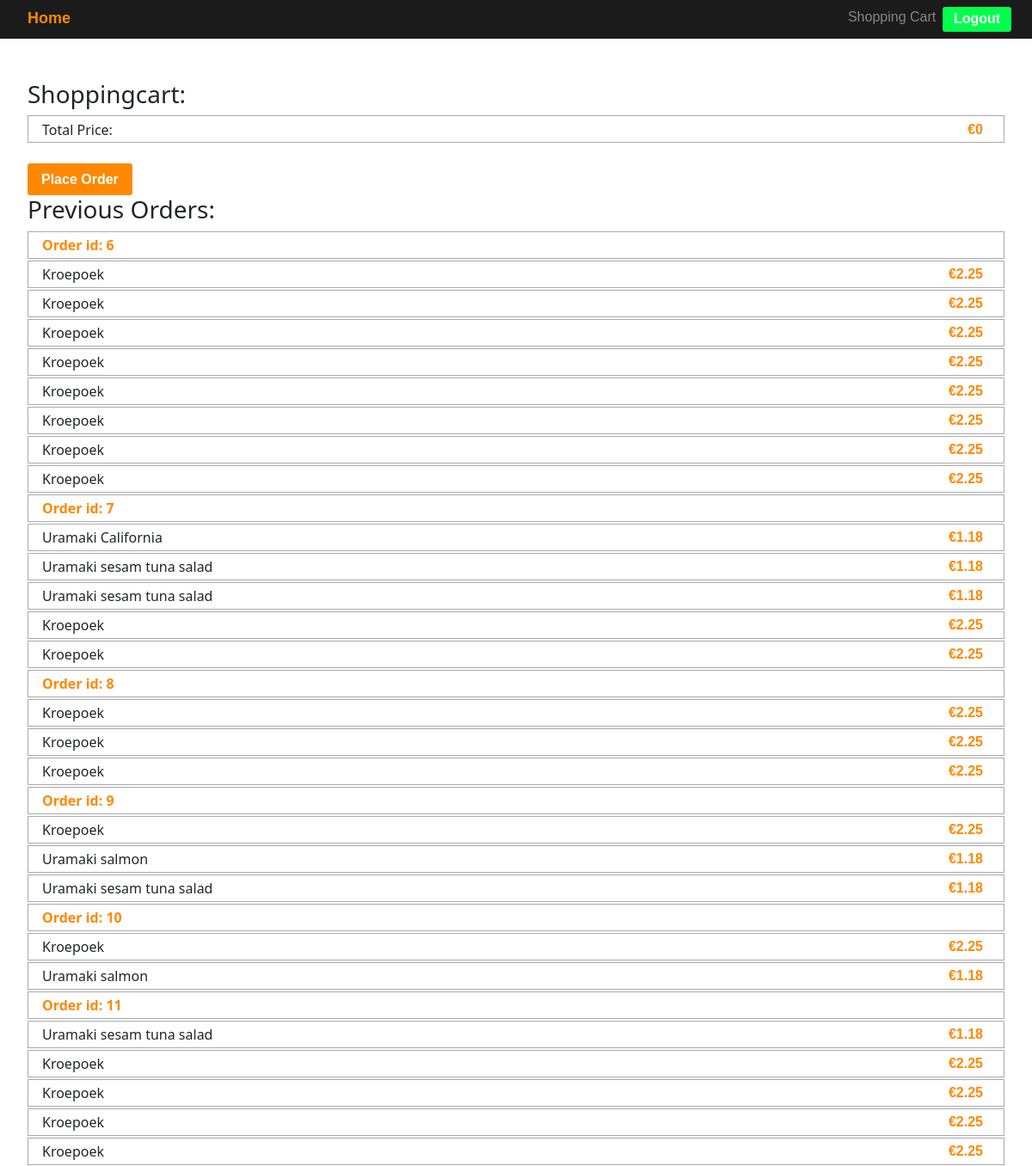
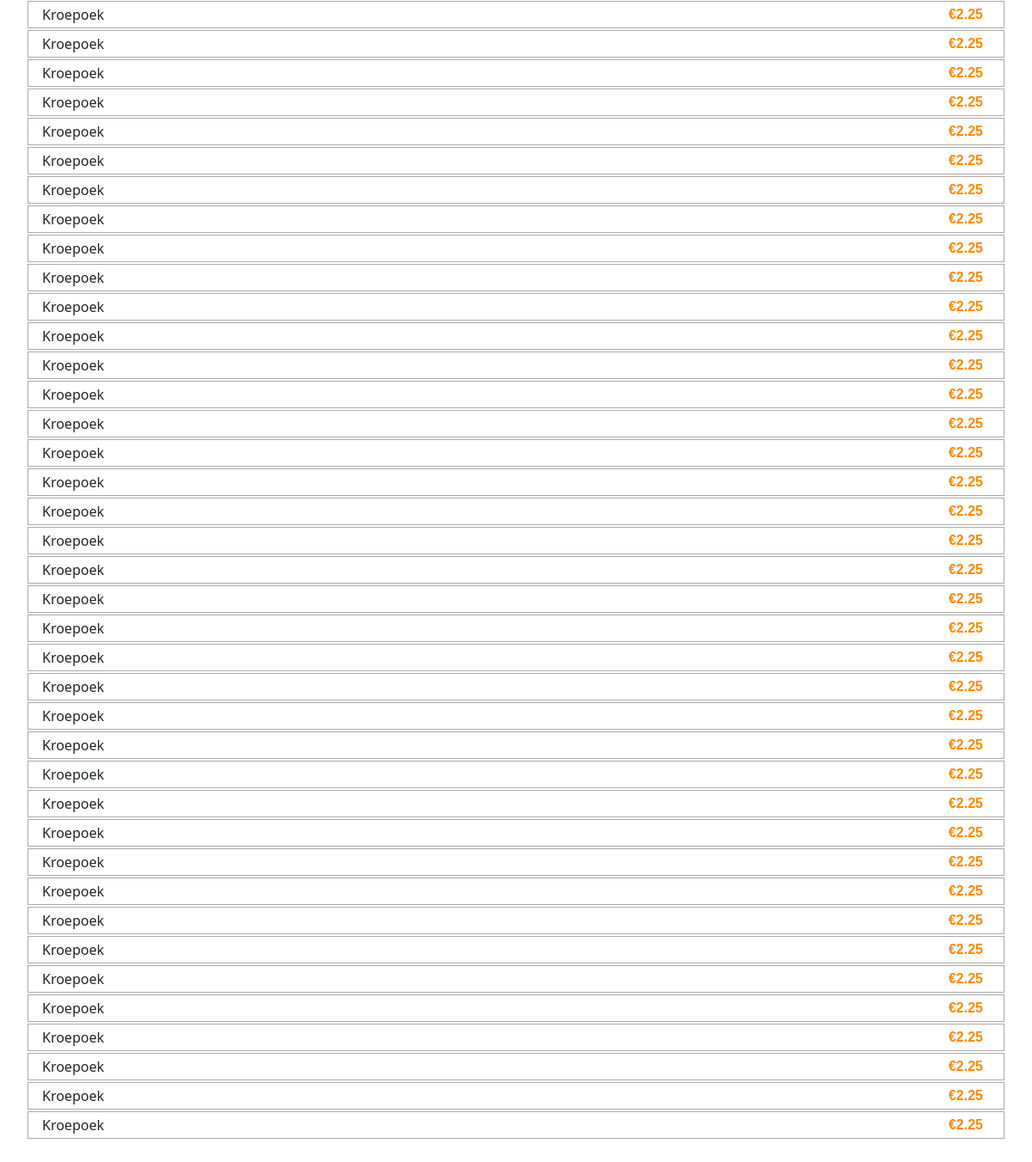
Screenshot of /shoppingcart (signed in) with the database file from the repository (2 pictures, top to bottom).
### tables this page shows
CREATE TABLE `orders` (
  `id` int(11) NOT NULL,
  `user` int(11) NOT NULL,
  `totalprice` int(11) NOT NULL
);

CREATE TABLE `products` (
  `id` int(255) NOT NULL,
  `name` varchar(255) NOT NULL,
  `image` varchar(255) NOT NULL,
  `description` varchar(255) NOT NULL,
  `price` float(100,2) NOT NULL,
  `amount` int(255) NOT NULL,
  `stock` int(255) NOT NULL
);

### modules/ShoppingCart.php (called while the page is built, shortened)
<?php
function GetShoppingCart()
{
    $items = $_SESSION['shoppingcart'];
    return $items;
}
function GetTotalShopingCart()
{
    $items = GetShoppingCart();
    $sum = 0;
    return $sum;
}
function GetPlacedOrders($userid)
{
    global $pdo;
    $sql = "SELECT *
    FROM orders
    WHERE orders.user = $userid";
    $stm = $pdo->prepare($sql);
    $stm->execute();
    $orders = $stm->fetchAll(pdo::FETCH_CLASS);
    return $orders;
}
function GetOrder($order_id)
{
    global $pdo;
    $sql = "SELECT products.name, products.price, products.image
    FROM orders
    LEFT JOIN order_rule
    ON orders.id = order_rule.order_id
    INNER JOIN products
    ON order_rule.product_id = products.id
    WHERE orders.id = $order_id
    ";
    $stm = $pdo->prepare($sql);
    $stm->execute();
    $products = $stm->fetchAll(pdo::FETCH_CLASS);
    return $products;
}

### templates/shoppingcart.php (the view, shortened to what this page needs)
<?php
    global $orders;
?>
<body>
    <div class="products-container">
        <h3>Shoppingcart: </h3>
        <div class="product-shoppingcart shoppingcart-list-item">
            <p>Total Price:</p>
            <p class="product-price shoppingcart-list-item">€<?= GetTotalShopingCart(); ?></p>
        </div>
        <br>
        <form action="action" method="post">
            <button class="order-button" type="submit" name="action" value="placeOrder">Place Order</button>
        </form>
        <h3>Previous Orders:</h3>
        <?php foreach ($orders as $order): ?>
            <div class="new-order shoppingcart-list-item">
                    <p>Order id: <?= $order->id ?></p>
            </div>
            <?php $order = GetOrder($order->id); ?>
            <?php foreach ($order as $product): ?>
                <div class="product-shoppingcart shoppingcart-list-item">
                    <p><?= $product->name ?></p>
                    <p class="product-price shoppingcart-list-item">€<?= $product->price ?></p>
                </div>
            <?php endforeach; ?>
        <?php endforeach; ?>
    </div>
</body>

### public/css/hypes.css (style rules this page uses)
html, body, ul { margin: 0; padding: 0; }

### public/css/style.css (style rules this page uses)
* { -webkit-touch-callout: none; -webkit-user-select: none; -khtml-user-select: none; -moz-user-select: none; -ms-user-select: none; user-select: none; }
form { width: auto; height: auto; margin: 0; }
.products-container { padding: 2em; }
.product-price { color: black; font-family: 'Trebuchet MS', 'Lucida Sans Unicode', 'Lucida Grande', 'Lucida Sans', Arial, sans-serif; }
.product-price.shoppingcart-list-item { color: var(--color-base); font-family: 'Trebuchet MS', 'Lucida Sans Unicode', 'Lucida Grande', 'Lucida Sans', Arial, sans-serif; margin: 0 .5em 0 auto; font-weight: bold; }
.product-shoppingcart.shoppingcart-list-item { display: flex; flex-direction: row; width: 100%; height: 2em; padding: .2em 1em; border: solid; border-width: 1px; border-color: rgb(170, 170, 170); margin-top: 2px; }
.new-order.shoppingcart-list-item { display: flex; flex-direction: row; width: 100%; height: 2em; padding: .2em 1em; border: solid; border-width: 1px; border-color: rgb(170, 170, 170); margin-top: 2px; }
.new-order.shoppingcart-list-item > p { color:var(--color-base); font-weight: bold; }
.order-button { background-color: var(--color-base); padding: 0.4em 1em; font-weight: bold; font-family: 'Lucida Sans', 'Lucida Sans Regular', 'Lucida Grande', 'Lucida Sans Unicode', Geneva, Verdana, sans-serif; color: white; text-align: center; border-radius: .2em; width: fit-content; border: none; transition: all .5s; }

### rows the page displays
orders: id "6"
products: name "Kroepoek", price "2.25"
orders: id "7"
products: name "Uramaki California", price "1.18"
products: name "Uramaki sesam tuna salad", price "1.18"
orders: id "8"
orders: id "9"
products: name "Uramaki salmon", price "1.18"
orders: id "10"
orders: id "11"

### other values shown
GetTotalShopingCart() "0"
